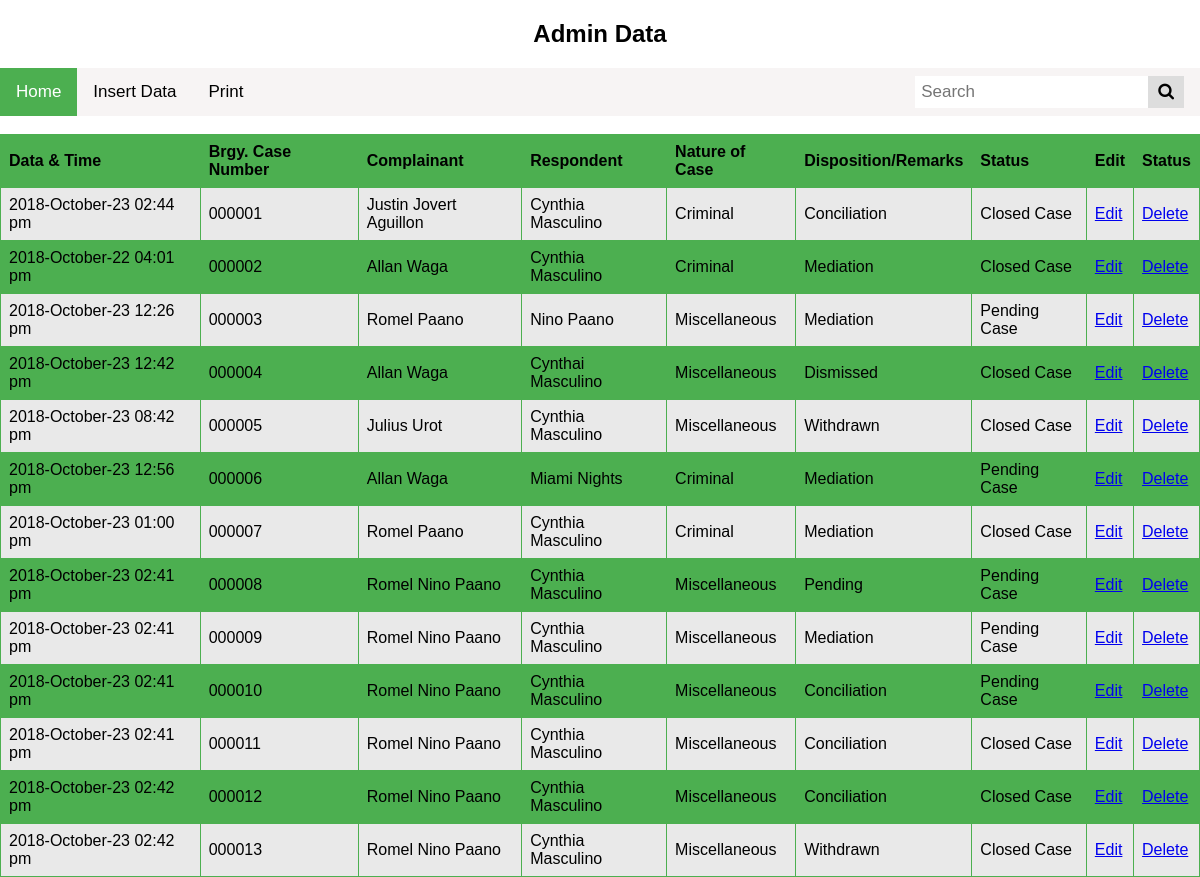
The page / on the database its author committed.
### tables this page shows
CREATE TABLE `pending_cases` (
  `pending_id` int(15) NOT NULL,
  `status` varchar(30) NOT NULL,
  `admin_id` int(11) NOT NULL
);

### index.php (the view, shortened to what this page needs)
<!DOCTYPE html>
	<html>
	<head>
		<link rel="stylesheet" type="text/css" href="css/styles.css">
		<link rel="stylesheet" href="https://cdnjs.cloudflare.com/ajax/libs/font-awesome/4.7.0/css/font-awesome.min.css">
	</head>
	<body>
	<h2 align="center">Admin Data</h2>
	<div class="topnav">
	  <a class="active" href="insert.php">Home</a>
	  <a href="insert.php">Insert Data</a>
	  <a href="generate_pdf.php?id=<?php if(isset($_POST['search'])){ $searchs = $_POST['search']; echo $searchs; }else{
	  	echo "";
	  } ?>">Print</a>
	  <div class="search-container">
	    <form action="index.php" method="post">
		<input type="text" name="search" placeholder="Search" value="<?php if(isset($_POST['search'])){ $searchs = $_POST['search']; echo $searchs; }?>">
		<button type="submit"  value="search"><i class="fa fa-search"></i></button>
	</form>
	  </div>
	</div>
	<br>
	<table>
	<tr>
    <th>Data & Time</th>
    <th>Brgy. Case Number </th>
    <th>Complainant</th>
	<th>Respondent</th>
	<th>Nature of Case</th>
	<th>Disposition/Remarks</th>
	<th>Status</th>
	<th>Edit</th>
	<th>Status</th>
	</tr>
	<?php
	$connect = mysqli_connect("localhost", "root", "") or die ("cannot connect");
	if(isset($_POST['search']))
	{
		$searchs = $_POST['search'];
		$query = mysqli_query($connect, "SELECT * FROM admin INNER JOIN pending_cases on admin.admin_id=pending_cases.admin_id WHERE CONCAT( `date_time`, `brgycasenumber`, `complainant`, `respondent`, `natureofcase`, `disposition_remarks`,`status`) LIKE '%".$searchs."%'") or die ("could not search");
		if(empty($query))
		{
			echo "<tr>No Data Fund</tr>";
		}
		else
		{
		}
	}
	else	{
		$query = mysqli_query($connect, "SELECT * FROM admin INNER JOIN pending_cases ON admin.admin_id = pending_cases.admin_id;") or die ("could not search");
	}
?>
	<?php  while($row = mysqli_fetch_array($query)): ?>
	<tr>
		<td> <?php echo $row['date_time'] ;?> </td>
		<td> <?php echo $row['brgycasenumber'] ?> </td>
		<td> <?php echo $row['complainant'] ?> </td>
		<td> <?php echo $row['respondent'] ?> </td>
		<td> <?php echo $row['natureofcase'] ?> </td>
		<td> <?php echo $row['disposition_remarks'] ?> </td>
		<td> <?php echo $row['status'] ?> </td>
		<td><a href="edit.php?id=<?php echo $row['admin_id'];?>">Edit</a> </td>
		<td> <a href="delete.php?id=<?php  echo $row['admin_id'];?>" onclick="return confirm('Are you sure?')">Delete</a> </td>
	</tr>
	<?php endwhile; ?>
	</table>
	</body>
</html>

### css/styles.css (style rules this page uses)
* { box-sizing: border-box; }
body { margin: 0; font-family: Arial, Helvetica, sans-serif; }
.topnav { overflow: hidden; background-color: #f7f4f4; }
.topnav a { float: left; display: block; color: black; text-align: center; padding: 14px 16px; text-decoration: none; font-size: 17px; }
.topnav a.active { background-color: #4CAF50; color: white; }
.topnav .search-container { float: right; }
.topnav input[type=text] { padding: 6px; margin-top: 8px; font-size: 17px; border: none; }
.topnav .search-container button { float: right; padding: 6px 10px; margin-top: 8px; margin-right: 16px; background: #ddd; font-size: 17px; border: none; cursor: pointer; }
table { font-family: arial, sans-serif; border-collapse: collapse; width: 100%; }
td, th { border: 1px solid #4CAF50; text-align: left; padding: 8px; }
tr:nth-child(even) { background-color: #e9e9e9; }
tr:nth-child(odd) { background-color: #4CAF50; }

### rows shown on the page
pending_cases: admin.date_time "2018-October-23 02:44 pm", admin.brgycasenumber "000001", admin.complainant "Justin Jovert Aguillon", admin.respondent "Cynthia Masculino", admin.natureofcase "Criminal", admin.disposition_remarks "Conciliation", status "Closed Case"
pending_cases: admin.date_time "2018-October-22 04:01 pm", admin.brgycasenumber "000002", admin.complainant "Allan Waga", admin.respondent "Cynthia Masculino", admin.natureofcase "Criminal", admin.disposition_remarks "Mediation", status "Closed Case"
pending_cases: admin.date_time "2018-October-23 12:26 pm", admin.brgycasenumber "000003", admin.complainant "Romel Paano", admin.respondent "Nino Paano", admin.natureofcase "Miscellaneous", admin.disposition_remarks "Mediation", status "Pending Case"
pending_cases: admin.date_time "2018-October-23 12:42 pm", admin.brgycasenumber "000004", admin.complainant "Allan Waga", admin.respondent "Cynthai Masculino", admin.natureofcase "Miscellaneous", admin.disposition_remarks "Dismissed", status "Closed Case"
pending_cases: admin.date_time "2018-October-23 08:42 pm", admin.brgycasenumber "000005", admin.complainant "Julius Urot", admin.respondent "Cynthia Masculino", admin.natureofcase "Miscellaneous", admin.disposition_remarks "Withdrawn", status "Closed Case"
pending_cases: admin.date_time "2018-October-23 12:56 pm", admin.brgycasenumber "000006", admin.complainant "Allan Waga", admin.respondent "Miami Nights", admin.natureofcase "Criminal", admin.disposition_remarks "Mediation", status "Pending Case"
pending_cases: admin.date_time "2018-October-23 01:00 pm", admin.brgycasenumber "000007", admin.complainant "Romel Paano", admin.respondent "Cynthia Masculino", admin.natureofcase "Criminal", admin.disposition_remarks "Mediation", status "Closed Case"
pending_cases: admin.date_time "2018-October-23 02:41 pm", admin.brgycasenumber "000008", admin.complainant "Romel Nino Paano", admin.respondent "Cynthia Masculino", admin.natureofcase "Miscellaneous", admin.disposition_remarks "Pending", status "Pending Case"
pending_cases: admin.date_time "2018-October-23 02:41 pm", admin.brgycasenumber "000009", admin.complainant "Romel Nino Paano", admin.respondent "Cynthia Masculino", admin.natureofcase "Miscellaneous", admin.disposition_remarks "Mediation", status "Pending Case"
pending_cases: admin.date_time "2018-October-23 02:41 pm", admin.brgycasenumber "000010", admin.complainant "Romel Nino Paano", admin.respondent "Cynthia Masculino", admin.natureofcase "Miscellaneous", admin.disposition_remarks "Conciliation", status "Pending Case"
pending_cases: admin.date_time "2018-October-23 02:41 pm", admin.brgycasenumber "000011", admin.complainant "Romel Nino Paano", admin.respondent "Cynthia Masculino", admin.natureofcase "Miscellaneous", admin.disposition_remarks "Conciliation", status "Closed Case"
pending_cases: admin.date_time "2018-October-23 02:42 pm", admin.brgycasenumber "000012", admin.complainant "Romel Nino Paano", admin.respondent "Cynthia Masculino", admin.natureofcase "Miscellaneous", admin.disposition_remarks "Conciliation", status "Closed Case"
pending_cases: admin.date_time "2018-October-23 02:42 pm", admin.brgycasenumber "000013", admin.complainant "Romel Nino Paano", admin.respondent "Cynthia Masculino", admin.natureofcase "Miscellaneous", admin.disposition_remarks "Withdrawn", status "Closed Case"
